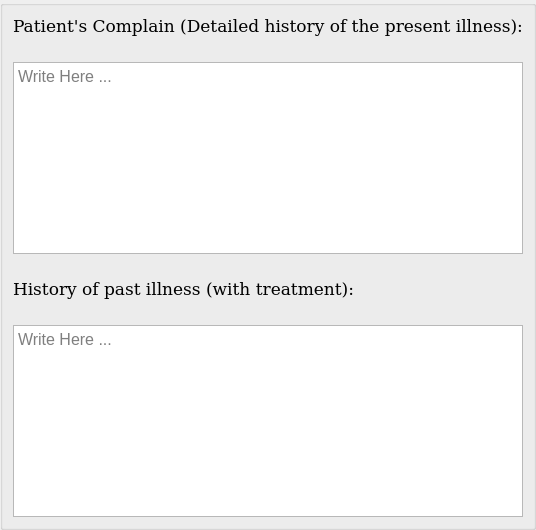
             <widget class="QGroupBox" name="groupBox_2">
              <property name="sizePolicy">
               <sizepolicy hsizetype="Expanding" vsizetype="Preferred">
                <horstretch>0</horstretch>
                <verstretch>0</verstretch>
               </sizepolicy>
              </property>
              <property name="font">
               <font>
                <pointsize>12</pointsize>
               </font>
              </property>
              <layout class="QVBoxLayout" name="verticalLayout_4">
               <property name="spacing">
                <number>25</number>
               </property>
               <property name="leftMargin">
                <number>10</number>
               </property>
               <property name="topMargin">
                <number>10</number>
               </property>
               <property name="rightMargin">
                <number>10</number>
               </property>
               <property name="bottomMargin">
                <number>10</number>
               </property>
               <item>
                <layout class="QVBoxLayout" name="verticalLayout_2">
                 <item>
                  <widget class="QLabel" name="illness_label">
                   <property name="font">
                    <font>
                     <family>DejaVu Serif</family>
                     <pointsize>13</pointsize>
                    </font>
                   </property>
                   <property name="text">
                    <string>Patient's Complain (Detailed history of the present illness):</string>
                   </property>
                   <property name="buddy">
                    <cstring>illness_textEdit</cstring>
                   </property>
                  </widget>
                 </item>
                 <item>
                  <widget class="QTextEdit" name="illness_textEdit">
                   <property name="minimumSize">
                    <size>
                     <width>0</width>
                     <height>85</height>
                    </size>
                   </property>
                   <property name="font">
                    <font>
                     <pointsize>12</pointsize>
                    </font>
                   </property>
                   <property name="tabChangesFocus">
                    <bool>true</bool>
                   </property>
                   <property name="placeholderText">
                    <string>Write Here ...</string>
                   </property>
                  </widget>
                 </item>
                </layout>
               </item>
               <item>
                <layout class="QVBoxLayout" name="verticalLayout_3">
                 <item>
                  <widget class="QLabel" name="history_label">
                   <property name="font">
                    <font>
                     <family>DejaVu Serif</family>
                     <pointsize>13</pointsize>
                    </font>
                   </property>
                   <property name="text">
                    <string>History of past illness (with treatment):</string>
                   </property>
                   <property name="buddy">
                    <cstring>Past_illness_textEdit</cstring>
                   </property>
                  </widget>
                 </item>
                 <item>
                  <widget class="QTextEdit" name="Past_illness_textEdit">
                   <property name="minimumSize">
                    <size>
                     <width>0</width>
                     <height>85</height>
                    </size>
                   </property>
                   <property name="font">
                    <font>
                     <pointsize>12</pointsize>
                    </font>
                   </property>
                   <property name="tabChangesFocus">
                    <bool>true</bool>
                   </property>
                   <property name="placeholderText">
                    <string>Write Here ...</string>
                   </property>
                  </widget>
                 </item>
                </layout>
               </item>
              </layout>
             </widget>
